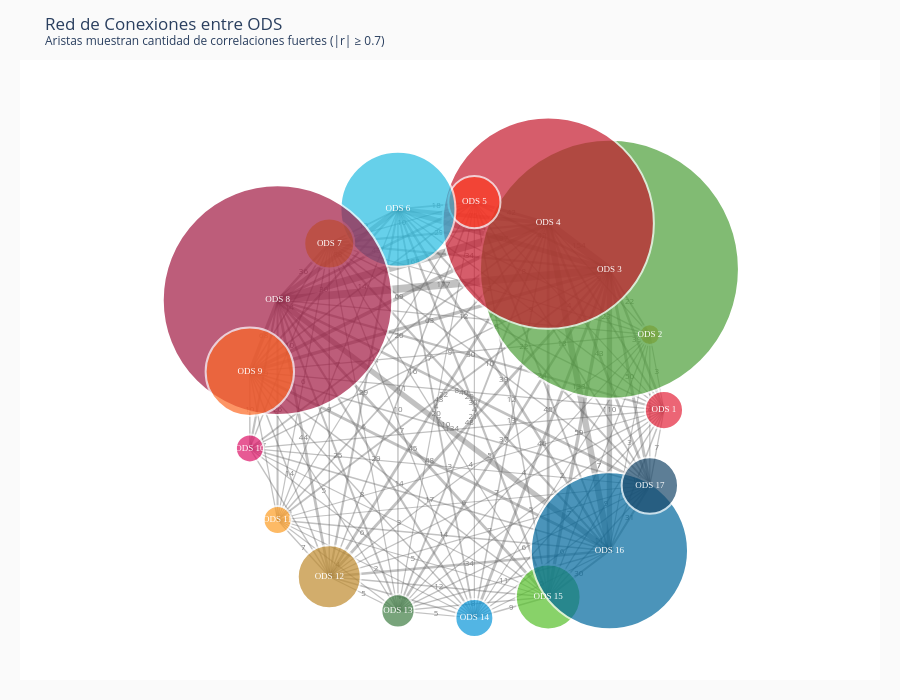

Notebook code cell kept with this figure:
### Markdown cell above
## 9. Red de conexiones entre ODS

### Code cell
import math

# Colores oficiales por ODS
ods_colors = {
    1: '#E5243B', 2: '#DDA63A', 3: '#4C9F38', 4: '#C5192D',
    5: '#FF3A21', 6: '#26BDE2', 7: '#FCC30B', 8: '#A21942',
    9: '#FD6925', 10: '#DD1367', 11: '#FD9D24', 12: '#BF8B2E',
    13: '#3F7E44', 14: '#0A97D9', 15: '#56C02B', 16: '#00689D',
    17: '#19486A'
}

# Posiciones circulares para los 17 ODS
n_ods = 17
pos = {i: (math.cos(2 * math.pi * (i-1) / n_ods),
           math.sin(2 * math.pi * (i-1) / n_ods))
       for i in range(1, n_ods + 1)}

# Filtrar aristas con ≥2 correlaciones fuertes
edges_df = ods_pair_counts[ods_pair_counts['n_correlaciones'] >= 2].copy()
max_w = edges_df['n_correlaciones'].max() if not edges_df.empty else 1

# Grado ponderado por nodo
node_degree = {i: 0 for i in range(1, n_ods + 1)}
for _, row in edges_df.iterrows():
    a, b = row['ods_pair']
    node_degree[a] += row['n_correlaciones']
    node_degree[b] += row['n_correlaciones']

# Trazas de aristas
edge_traces = []
for _, row in edges_df.iterrows():
    a, b = row['ods_pair']
    x0, y0 = pos[a]
    x1, y1 = pos[b]
    width = 1 + (row['n_correlaciones'] / max_w) * 7
    mid_x = (x0 + x1) / 2
    mid_y = (y0 + y1) / 2
    edge_traces.append(go.Scatter(
        x=[x0, x1, None], y=[y0, y1, None],
        mode='lines',
        line=dict(width=width, color='rgba(100,100,100,0.4)'),
        hoverinfo='none',
        showlegend=False
    ))
    # Etiqueta en el centro de la arista
    edge_traces.append(go.Scatter(
        x=[mid_x], y=[mid_y],
        mode='text',
        text=[str(int(row['n_correlaciones']))],
        textfont=dict(size=8, color='gray'),
        hoverinfo='none',
        showlegend=False
    ))

# Traza de nodos
node_x = [pos[i][0] for i in range(1, n_ods + 1)]
node_y = [pos[i][1] for i in range(1, n_ods + 1)]
node_sizes = [2 + node_degree.get(i, 0) * 0.2 for i in range(1, n_ods + 1)]
node_colors_list = [ods_colors.get(i, '#CCCCCC') for i in range(1, n_ods + 1)]
node_hover = [f"<b>ODS {i}: {ods_names.get(i, '')}</b><br>Conexiones ponderadas: {node_degree.get(i, 0)}" for i in range(1, n_ods + 1)]
node_text = [f"ODS {i}" for i in range(1, n_ods + 1)]

node_trace = go.Scatter(
    x=node_x, y=node_y,
    mode='markers+text',
    text=node_text,
    textposition='middle center',
    textfont=dict(size=9, color='white', family='Arial Black'),
    hovertext=node_hover,
    hoverinfo='text',
    marker=dict(
        color=node_colors_list,
        size=node_sizes,
        line=dict(color='white', width=2)
    ),
    showlegend=False
)

fig = go.Figure(data=edge_traces + [node_trace])
fig.update_layout(
    title='Red de Conexiones entre ODS<br><sup>Aristas muestran cantidad de correlaciones fuertes (|r| ≥ 0.7)</sup>',
    xaxis=dict(showgrid=False, zeroline=False, showticklabels=False),
    yaxis=dict(showgrid=False, zeroline=False, showticklabels=False,
               scaleanchor='x', scaleratio=1),
    height=700,
    margin=dict(l=20, r=20, t=60, b=20),
    plot_bgcolor='white',
    paper_bgcolor='#fafafa'
)
fig.show()
print('✅ Red interactiva generada')
